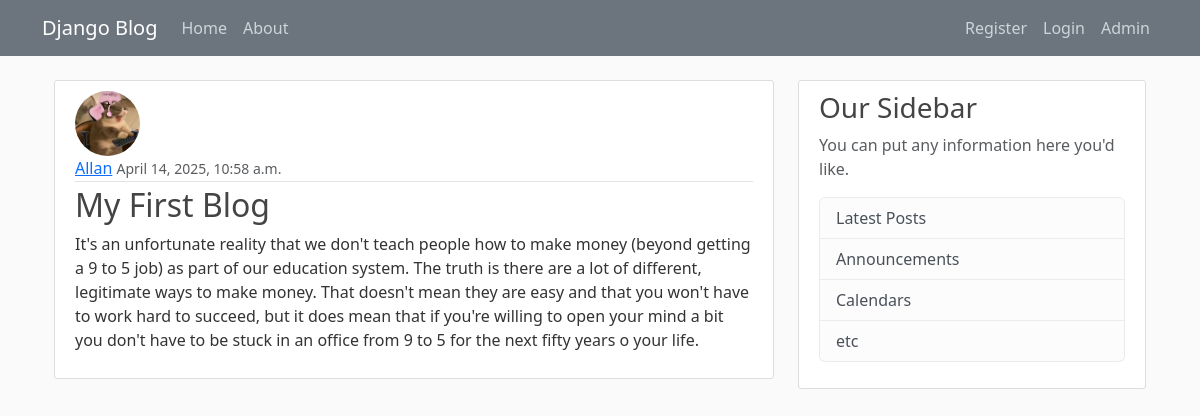
The app's page /post/1/ with its own data.
### MyBlog/models.py (models this page shows, shortened)
class Post(models.Model):
    author = models.ForeignKey(User, on_delete=models.CASCADE)
    title = models.CharField(max_length=100)
    content = models.TextField()
    date_posted = models.DateTimeField(default=timezone.now)

### MyBlog_Users/models.py (models this page shows, shortened)
class Profile(models.Model):
    user = models.OneToOneField(User, on_delete=models.CASCADE)
    image = models.ImageField(upload_to='profile_pics', default='default.jpg')

### MyBlog/views.py (the view)
# urls.py: path('post/<int:pk>/',PostDetailView.as_view(), name='post_detail'),
class PostDetailView(DetailView):
    model = Post

### MyBlog/Templates/MyBlog/post_detail.html (shortened to what this page needs)
{% extends 'Blog/base.html' %}
{% block content %}
            <article class="media content-section">
                <img class="rounded-circle article-img" src="{{ object.author.profile.image.url }}">
              <div class="media-body">
                <div class="article-metadata">
                  <a class="mr-2" href="#">{{ object.author }}</a>
                  <small class="text-muted">{{ object.date_posted }}</small>
                </div>
                <h2 class="article-title">{{ object.title }}</h2>
                <p class="article-content">{{ object.content }}</p>
              </div>
            </article>
{% endblock %}

### MyBlog/static/blog/main.css (style rules this page uses)
body { background: #fafafa; color: #333333; margin-top: 5rem; }
h1, h2, h3, h4, h5, h6 { color: #444444; }
.content-section { background: #ffffff; padding: 10px 20px; border: 1px solid #dddddd; border-radius: 3px; margin-bottom: 20px; }
.article-title { color: #444444; }
.article-content { white-space: pre-line; }
.article-img { height: 65px; width: 65px; margin-right: 16px; }
.article-metadata { padding-bottom: 1px; margin-bottom: 4px; border-bottom: 1px solid #e3e3e3 }

### records on screen
Post: author.profile.image (picture), author "Allan", date_posted "April 14, 2025, 10:58 a.m.", title "My First Blog", content "It's an unfortunate reality that we don't teach people how to make money (beyond getting a 9 to 5 job) as part of our education system. The truth is there are a lot of different, legitimate ways to make money. That doesn't mean they are easy and that you won't have to work hard to succeed, but it does mean that if you're willing to open your mind a bit you don't have to be stuck in an office from 9 to 5 for the next fifty years o your life."
